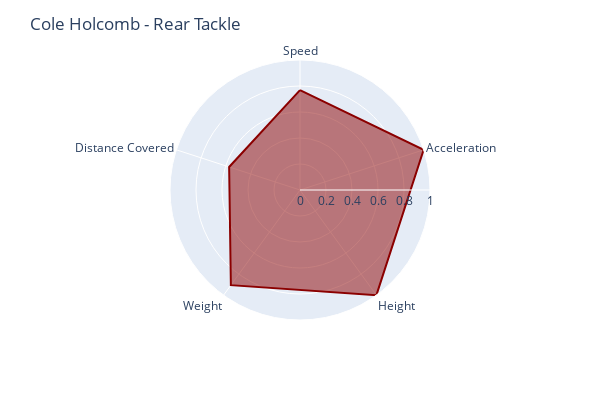

The notebook cell saved with this chart:
### Code cell
s = (cole['s'].mean() - s_min)/(s_max - s_min)
a = (cole['a'].mean() - a_min)/(a_max - a_min)
h = (players[players['displayName']=='Cole Holcomb']['height_inches'].values[0] - h_min)/(h_max - h_min)
w = (players[players['displayName']=='Cole Holcomb']['weight'].values[0] - w_min)/(w_max - w_min)
dc = (cole['distanceCovered'].mean() - dc_min)/(dc_max - dc_min)

import plotly.express as px
stats = pd.DataFrame(dict(
    r=[s, a, h, w, dc],
    theta=['Speed','Acceleration', 'Height', 'Weight', 'Distance Covered']))
fig = px.line_polar(stats, r='r', theta='theta', line_close=True, color_discrete_sequence=['darkred'], width=600, height=400)
fig.update_traces(fill='toself')
fig.update_layout(
    polar=dict(
        radialaxis=dict(range=[0, 1]),
    )
)
fig.update_layout(title_text='Cole Holcomb - Rear Tackle')
fig.show()

### Figure 1 — Plotly figure (JSON) as saved in the notebook; plotly's stock layout.template omitted (floating-point values rounded to 4 significant figures)
{"data": [{"fill": "toself", "hovertemplate": "r=%{r}<br>theta=%{theta}<extra></extra>", "legendgroup": "", "line": {"color": "darkred", "dash": "solid"}, "marker": {"symbol": "circle"}, "mode": "lines", "name": "", "r": [0.7687, 1, 1, 0.9048, 0.5731, 0.7687], "showlegend": false, "subplot": "polar", "theta": ["Speed", "Acceleration", "Height", "Weight", "Distance Covered", "Speed"], "type": "scatterpolar"}], "layout": {"height": 400, "legend": {"tracegroupgap": 0}, "margin": {"t": 60}, "polar": {"angularaxis": {"direction": "clockwise", "rotation": 90}, "domain": {"x": [0, 1], "y": [0, 1]}, "radialaxis": {"range": [0, 1]}}, "title": {"text": "Cole Holcomb - Rear Tackle"}, "width": 600}}
